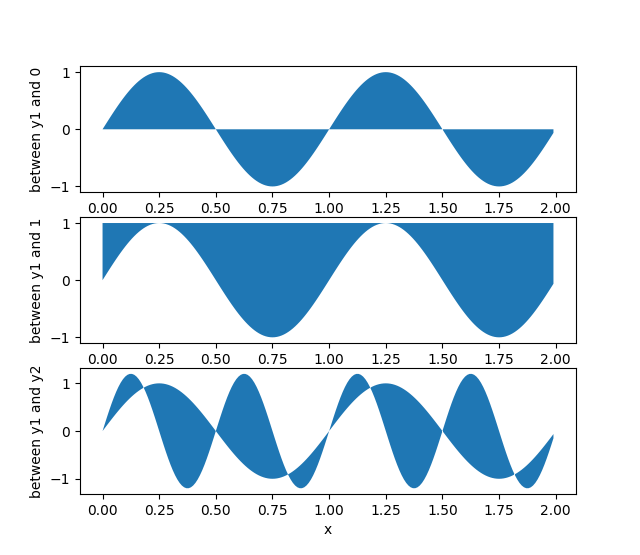

Here is the Python script that generated this plot:
import matplotlib.pyplot as plt
import numpy as np

x = np.arange(0.0, 2, 0.01)
y1 = np.sin(2*np.pi*x)
y2 = 1.2 * np.sin(4*np.pi*x)

plt.subplot(3, 1, 1)
plt.fill_between(x, 0, y1)
plt.ylabel('between y1 and 0')

plt.subplot(3, 1, 2)
plt.fill_between(x, y1, 1)
plt.ylabel('between y1 and 1')

plt.subplot(3, 1, 3)
plt.fill_between(x, y1, y2)
plt.ylabel('between y1 and y2')
plt.xlabel('x')

plt.show()
